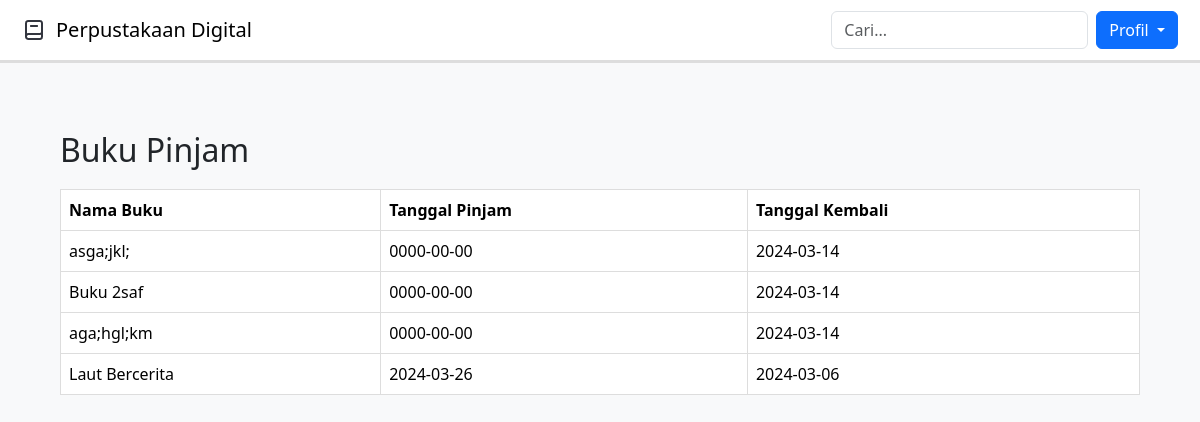
Screenshot of /user/profil.php with the database file from the repository.
### tables this page shows
CREATE TABLE `peminjam` (
  `PeminjamanID` int(11) NOT NULL,
  `UserID` int(11) NOT NULL,
  `BukuID` int(11) NOT NULL,
  `TanggalPeminjaman` date NOT NULL,
  `TanggalPengembalian` date NOT NULL,
  `StatusPeminjam` varchar(50) NOT NULL,
  `Judul` varchar(255) NOT NULL
);

### user/profil.php (the view, shortened to what this page needs)
<?php
include "../function.php";
if (isset($_GET['cari'])) {
    $pencaharian = $_GET['cari'];
    $query = "SELECT * FROM peminjam WHERE BukuID LIKE '%$pencaharian%' OR Judul LIKE '%$pencaharian%' OR Status LIKE '%$pencaharian%' ORDER BY BukuID ASC";
} else {
    $query = "SELECT * FROM peminjam ORDER BY BukuID ASC";
}
$tampil = mysqli_query($conn, $query);
?>
<!DOCTYPE html>
<html lang="en">
<head>
    <link href="https://cdn.jsdelivr.net/npm/bootstrap@5.3.2/dist/css/bootstrap.min.css" rel="stylesheet">
</head>
<body>
    <nav class="navbar navbar-expand-lg navbar-box">
        <div class="container-fluid">
            <img src="img/Book.png" alt="Logo" class="navbar-logo">
            <a class="navbar-brand" href="home_login.php">Perpustakaan Digital</a>
            <div class="collapse navbar-collapse" id="navbarSupportedContent">
                <div class="d-flex align-items-center ms-auto">
                    <form method="GET" action="pch.php" class="input-group">
                        <input type="text" id="cari" name="cari" class="form-control" value="<?php echo isset($_GET['cari']) ? $_GET['cari'] : ''; ?>" placeholder="Cari...">
                    </form>
                    <div class="login ms-2">
                        <div class="btn-group">
                            <button type="button" class="btn btn-primary dropdown-toggle" data-bs-toggle="dropdown" aria-haspopup="true" aria-expanded="false">
                                Profil
                            </button>
                        </div>
                    </div>
                </div>
            </div>
        </div>
    </nav>
    <div class="table1">
        <h2>Buku Pinjam</h2>
        <table class="table">
            <thead>
                <tr>
                    <th>Nama Buku</th>
                    <th>Tanggal Pinjam</th>
                    <th>Tanggal Kembali</th>
                </tr>
            </thead>
            <tbody class="tbl">
                <?php
                while ($data = mysqli_fetch_array($tampil)) {
                    $Judul = $data['Judul'];
                    $TanggalPeminjam = $data['TanggalPeminjaman'];
                    $TanggalPengembalian = $data['TanggalPengembalian'];
                ?>
                    <tr>
                        <td><?= $Judul; ?></td>
                        <td><?= $TanggalPeminjam; ?></td>
                        <td><?= $TanggalPengembalian; ?></td>
                    </tr>
                <?php
                }
                ?>
            </tbody>
        </table>
    </div>
</body>
</html>

### user/profil.php (style rules this page uses)
.navbar-box { background-color: #ffffff; padding: 10px; border-bottom: 3px solid #ddd; }
.navbar-logo { max-height: 40px; margin-right: 10px; }
body { background-color: #f8f9fa; }
table { width: 100%; border-collapse: collapse; margin-top: 20px; margin: 20px 0; }
th, td { border: 1px solid #ddd; padding: 8px; text-align: left; }
th { background-color: #f2f2f2; }
.table1 { margin: 5%; margin-top: 20px; }

### rows the page displays
peminjam: Judul "asga;jkl;", TanggalPeminjaman "0000-00-00", TanggalPengembalian "2024-03-14"
peminjam: Judul "Buku 2saf", TanggalPeminjaman "0000-00-00", TanggalPengembalian "2024-03-14"
peminjam: Judul "aga;hgl;km", TanggalPeminjaman "0000-00-00", TanggalPengembalian "2024-03-14"
peminjam: Judul "Laut Bercerita", TanggalPeminjaman "2024-03-26", TanggalPengembalian "2024-03-06"
